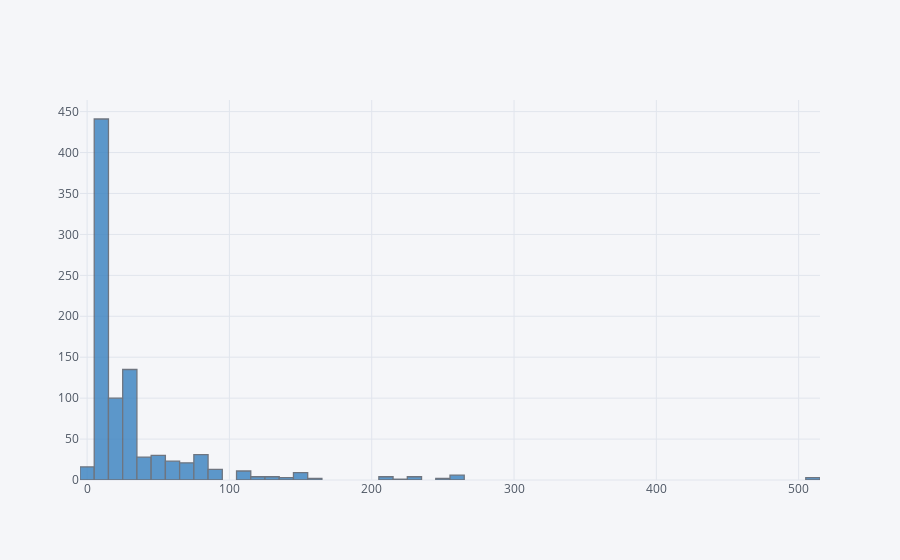

This figure's notebook cell:
### Code cell
train['Fare'].iplot(kind='hist',color='blue')

### Figure 1 — Plotly figure (JSON) as saved in the notebook; plotly's stock layout.template omitted (floating-point values rounded to 4 significant figures; data arrays with more than 128 entries replaced by an {"elided": "..."} marker saying what was removed)
{"data": [{"histfunc": "count", "histnorm": "", "marker": {"color": "rgba(55, 128, 191, 1.0)", "line": {"color": "#4D5663", "width": 1.3}}, "name": "Fare", "opacity": 0.8, "orientation": "v", "type": "histogram", "uid": "2330c25b-c2ff-40d9-b09d-b306a93716b3", "x": {"elided": "891 float values"}}], "layout": {"barmode": "overlay", "legend": {"bgcolor": "#F5F6F9", "font": {"color": "#4D5663"}}, "paper_bgcolor": "#F5F6F9", "plot_bgcolor": "#F5F6F9", "title": {"font": {"color": "#4D5663"}}, "xaxis": {"gridcolor": "#E1E5ED", "showgrid": true, "tickfont": {"color": "#4D5663"}, "title": {"font": {"color": "#4D5663"}, "text": ""}, "zerolinecolor": "#E1E5ED"}, "yaxis": {"gridcolor": "#E1E5ED", "showgrid": true, "tickfont": {"color": "#4D5663"}, "title": {"font": {"color": "#4D5663"}, "text": ""}, "zerolinecolor": "#E1E5ED"}}}
